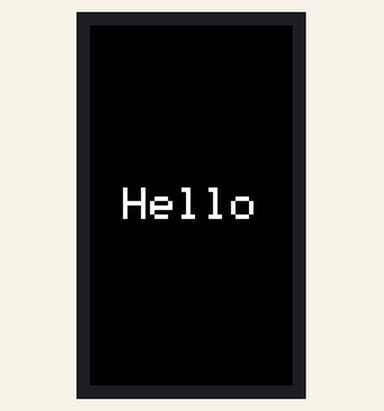
Bench run of a sketch on a simulated ESP32. Parts: 135×240 colour display.

Above: at 0.2 s.

The sketch:

Tft2.ino
```cpp
//Test - https://github.com/espressif/arduino-esp32
//arduino-cli core install esp32:esp32@2.0.14 //Works
//arduino-cli core install esp32:esp32@2.0.15 //not working
//arduino-cli core install esp32:esp32@2.0.16 //not working
//arduino-cli core install esp32:esp32@2.0.17 //not working

#include <TFT_eSPI.h> // Include the graphics library

TFT_eSPI tft = TFT_eSPI(); // Create an instance of TFT_eSPI

void setup() {
  // Initialize the display
  tft.init();
  tft.setRotation(3);  // Set screen rotation (0-3)
  tft.fillScreen(TFT_BLACK); // Clear the screen with black color

  // Set text color, font size, and position
  tft.setTextColor(TFT_WHITE, TFT_BLACK); // White text on black background
  tft.setTextDatum(MC_DATUM); // Center text datum
  tft.setTextSize(3); // Text size multiplier

  // Display the "Hello" message
  tft.drawString("Hello", tft.width() / 2, tft.height() / 2);
}

void loop() {
  // Nothing to do in the loop
}
```
